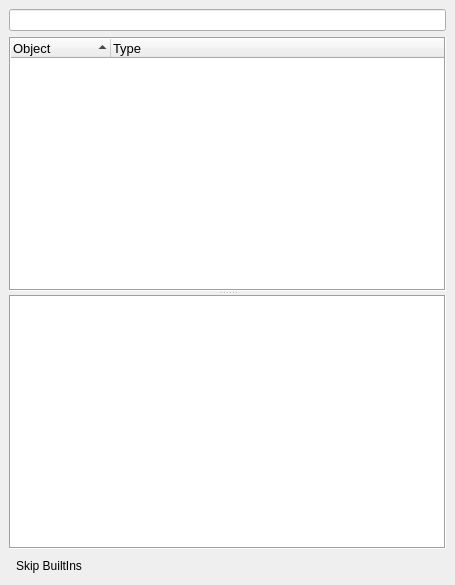
<?xml version="1.0" encoding="UTF-8"?>
<ui version="4.0">
 <class>MainWindow</class>
 <widget class="QMainWindow" name="MainWindow">
  <property name="geometry">
   <rect>
    <x>0</x>
    <y>0</y>
    <width>455</width>
    <height>585</height>
   </rect>
  </property>
  <property name="windowTitle">
   <string>MainWindow</string>
  </property>
  <widget class="QWidget" name="centralwidget">
   <layout class="QGridLayout" name="gridLayout">
    <item row="0" column="0">
     <widget class="QLineEdit" name="lineEdit"/>
    </item>
    <item row="1" column="0">
     <widget class="QSplitter" name="splitter">
      <property name="orientation">
       <enum>Qt::Vertical</enum>
      </property>
      <widget class="QTreeWidget" name="treeWidget">
       <property name="font">
        <font>
         <pointsize>10</pointsize>
        </font>
       </property>
       <property name="frameShape">
        <enum>QFrame::Box</enum>
       </property>
       <property name="alternatingRowColors">
        <bool>true</bool>
       </property>
       <property name="sortingEnabled">
        <bool>true</bool>
       </property>
       <property name="animated">
        <bool>true</bool>
       </property>
       <column>
        <property name="text">
         <string>Object</string>
        </property>
       </column>
       <column>
        <property name="text">
         <string>Type</string>
        </property>
       </column>
      </widget>
      <widget class="QTextBrowser" name="textBrowser">
       <property name="frameShape">
        <enum>QFrame::Box</enum>
       </property>
      </widget>
     </widget>
    </item>
    <item row="2" column="0">
     <widget class="QToolButton" name="toolButton">
      <property name="text">
       <string>Skip BuiltIns</string>
      </property>
      <property name="checkable">
       <bool>true</bool>
      </property>
      <property name="autoRaise">
       <bool>true</bool>
      </property>
     </widget>
    </item>
   </layout>
  </widget>
 </widget>
 <resources/>
 <connections>
  <connection>
   <sender>lineEdit</sender>
   <signal>returnPressed()</signal>
   <receiver>MainWindow</receiver>
   <slot>inputReturn()</slot>
   <hints>
    <hint type="sourcelabel">
     <x>38</x>
     <y>17</y>
    </hint>
    <hint type="destinationlabel">
     <x>0</x>
     <y>17</y>
    </hint>
   </hints>
  </connection>
  <connection>
   <sender>treeWidget</sender>
   <signal>itemDoubleClicked(QTreeWidgetItem*,int)</signal>
   <receiver>MainWindow</receiver>
   <slot>itemDblClicked()</slot>
   <hints>
    <hint type="sourcelabel">
     <x>41</x>
     <y>170</y>
    </hint>
    <hint type="destinationlabel">
     <x>3</x>
     <y>170</y>
    </hint>
   </hints>
  </connection>
  <connection>
   <sender>treeWidget</sender>
   <signal>itemClicked(QTreeWidgetItem*,int)</signal>
   <receiver>MainWindow</receiver>
   <slot>itemClicked()</slot>
   <hints>
    <hint type="sourcelabel">
     <x>81</x>
     <y>232</y>
    </hint>
    <hint type="destinationlabel">
     <x>4</x>
     <y>240</y>
    </hint>
   </hints>
  </connection>
  <connection>
   <sender>toolButton</sender>
   <signal>toggled(bool)</signal>
   <receiver>MainWindow</receiver>
   <slot>skipBuiltIns()</slot>
   <hints>
    <hint type="sourcelabel">
     <x>66</x>
     <y>579</y>
    </hint>
    <hint type="destinationlabel">
     <x>109</x>
     <y>587</y>
    </hint>
   </hints>
  </connection>
 </connections>
 <slots>
  <slot>inputReturn()</slot>
  <slot>itemDblClicked()</slot>
  <slot>itemClicked()</slot>
  <slot>skipBuiltIns()</slot>
 </slots>
</ui>
